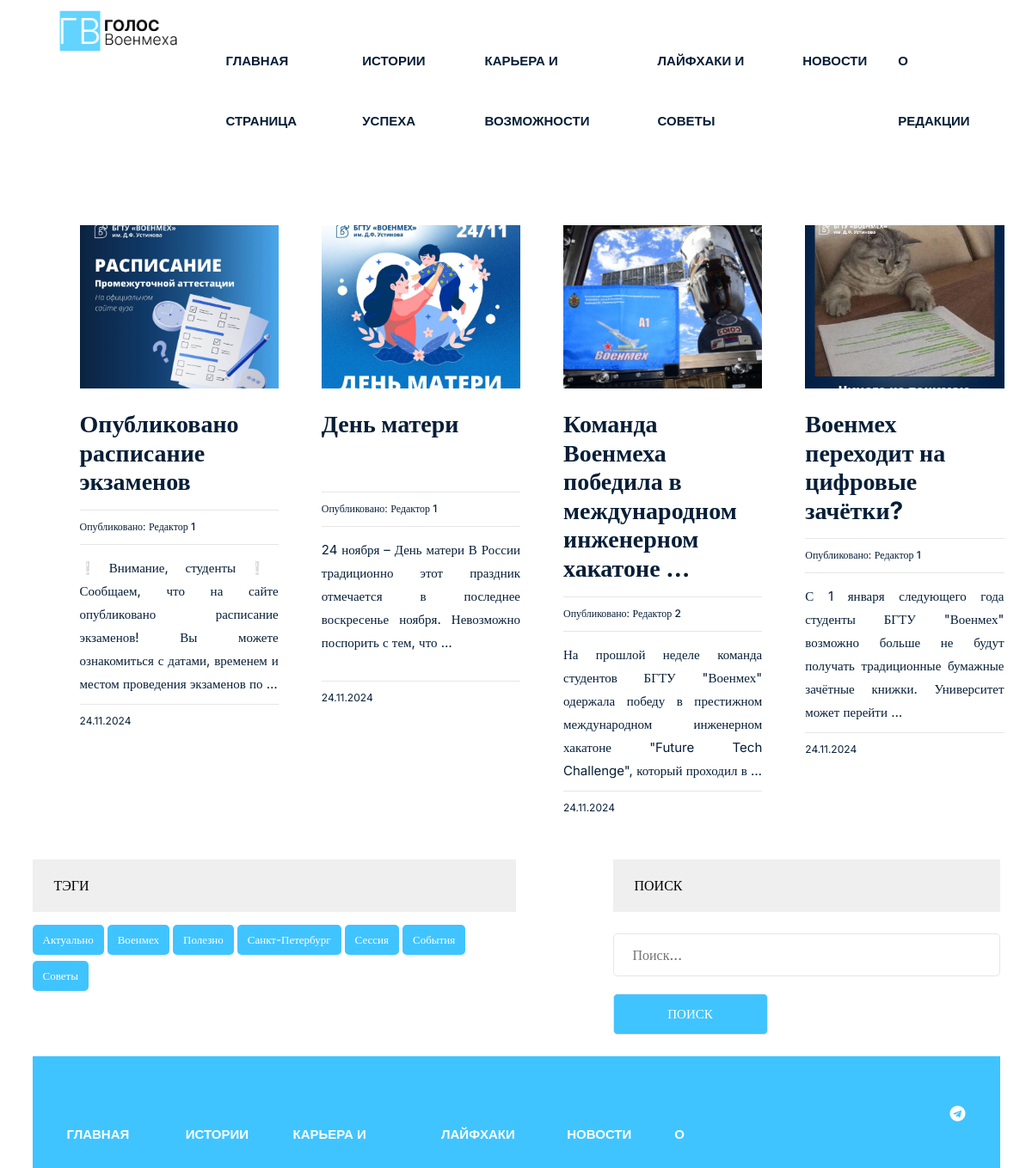
The page /tag/right_now/ on the database its author committed.
### news/models.py (models this page shows, shortened)
class Category(models.Model):
    title = models.CharField(max_length=255)
    slug = models.SlugField(max_length=255, verbose_name='Category_url', unique=True)
    def get_absolute_url(self):
        return reverse('category', kwargs={"slug": self.slug})
    class Meta:
        verbose_name = 'Category(s)'
        verbose_name_plural = 'Categories'
        ordering = ['title']

class Post(models.Model):
    title = models.CharField(max_length=255, verbose_name='Name')
    slug = models.SlugField(max_length=255, unique=True, verbose_name='Link')
    author = models.CharField(max_length=100, verbose_name='Author')
    content = models.TextField(blank=True, verbose_name='Content')
    created_at = models.DateTimeField(auto_now_add=True, verbose_name='Published')
    photo = models.ImageField(upload_to='photos/%Y/%m/%d/', blank=True, verbose_name='Photo')
    views = models.IntegerField(default=0, verbose_name='Number of views')
    category = models.ForeignKey(Category, on_delete=models.PROTECT, related_name='posts', verbose_name='Category')
    tags = models.ManyToManyField(Tag, blank=True, related_name='posts', verbose_name='Tag')
    is_published = models.BooleanField(default=True)
    def get_absolute_url(self):
        return reverse('post', kwargs={"slug": self.slug})
    class Meta:
        verbose_name = 'Article(s)'
        verbose_name_plural = 'Articles'
        ordering = ['-created_at']

class Tag(models.Model):
    title = models.CharField(max_length=50)
    slug = models.SlugField(max_length=50, verbose_name='Slug_url', unique=True)
    def __str__(self):
        return self.title
    def get_absolute_url(self):
        return reverse('tag', kwargs={"slug": self.slug})
    class Meta:
        verbose_name = 'Tag'
        verbose_name_plural = 'Tags'
        ordering = ['title']

### news/views.py (the view)
# urls.py: path('tag/<str:slug>/', PostsByTag.as_view(), name='tag'),
class PostsByTag(ListView):
    template_name = 'news/tag.html'
    context_object_name = 'posts'
    paginate_by = 4
    allow_empty = False
    def get_queryset(self):
        queryset = Post.objects.filter(tags__slug=self.kwargs['slug']).order_by('-created_at')
        if not queryset.exists():
            raise Http404("Не найдено постов с таким тэгом.")
        return queryset
    def get_context_data(self, *, object_list=None, **kwargs):
        context = super().get_context_data(**kwargs)
        context['title'] = 'Записи по тегу: ' + str(Tag.objects.get(slug=self.kwargs['slug']))
        return context

### news/templatetags/menu.py (called while the page is built)
@register.inclusion_tag('news/menu_tpl.html')
def show_menu(menu_class='menu'):
    categories = Category.objects.all()
    return {"categories": categories, "menu_class": menu_class}

### news/templatetags/sidebar.py (called while the page is built)
@register.inclusion_tag('news/tags_tpl.html')
def get_tags():
    tags = Tag.objects.all()
    return {"tags": tags}

### news/templates/news/tag.html (shortened to what this page needs)
{% extends 'base.html' %}
{% load static %}
{% load sidebar %}
{% block content %}
<section class="blog-post-area">
    <div class="container">
        <div class="row">
            <div class="blog-post-area-style">
                {% for post in posts %}
                    <div class="col-md-3">
                        <div class="single-post">
                            <div class="main-img">
                                {% if post.photo %}
                                <img src="{{ post.photo.url }}" alt="{{ post.title }}">
                                {% else %}
                                <img src="{% static 'img/no-image.jpeg'%}" alt="{{ post.title }}" height="201" width="300">
                                {% endif %}
                            </div>
                            <h3><a href="{{ post.get_absolute_url }}">{{ post.title|truncatewords_html:7|safe }}</a></h3>
                            <h4><span>Опубликовано: <span class="author-name">{{ post.author }}</span></span></h4>
                            <a href="{{ post.get_absolute_url }}"><p>{{ post.content|truncatewords_html:20|safe }}</p></a>
                            <h4><span>{{ post.created_at|date:"d.m.Y" }}</span></h4>
                        </div>
                    </div>
                {% endfor %}
            </div>
        </div>
        <section class="main-nav single-blog-area">
            <div class="right-tags">
                {% get_tags %}
            </div>
            <div class="left-search newsletter">
                <h2 class="sidebar-title main-tl">Поиск</h2>
                <form action="{% url 'search' %}" method="get">
                    <input type="text" name="s" id="" placeholder="Поиск...">
                    <input type="submit" value="Поиск">
                </form>
            </div>
        </section>
    </div>
</section>
{% endblock %}

### news/templates/news/menu_tpl.html
<div class="{{ menu_class }} d-flex justify-content-center">
    <ul class="navbar-nav">
        <li class="nav-item">
            <a class="nav-link" href="{% url 'home' %}">Главная страница</a>
        </li>
        {% for item in categories %}
        <li class="nav-item">
            <a class="nav-link" href="{{ item.get_absolute_url }}">{{ item.title }}</a>
        </li>
        {% endfor %}
        <li class="nav-item">
            <a class="nav-link" href="/about">О редакции</a>
        </li>
    </ul>
</div>

### news/templates/news/tags_tpl.html
<div class="tags">
    <h2 class="sidebar-title main-tl">Тэги</h2>
    {% for tag in tags %}
    <p><a href="{{ tag.get_absolute_url }}">{{ tag.title }}</a></p>
    {% endfor %}
</div>

### news_app/static/slider.css (style rules this page uses)
p { position: relative; font-size: 24px; text-align: center; display: block; align-items: center; vertical-align: center; }
.overlay-content p, a { color: #ffffff; }

### rows shown on the page
Category: title "ИСТОРИИ УСПЕХА", title "ИСТОРИИ…"
Category: title "КАРЬЕРА И ВОЗМОЖНОСТИ", title "КАРЬЕРА И…"
Category: title "ЛАЙФХАКИ И СОВЕТЫ", title "ЛАЙФХАКИ…"
Category: title "НОВОСТИ"
Post: photo (picture), title "Опубликовано расписание экзаменов", author "Редактор 1", content "❕Внимание, студенты❕ Сообщаем, что на сайте опубликовано расписание экзаменов! Вы можете ознакомиться с датами, временем и местом проведения экзаменов по …", created_at "24.11.2024"
Post: photo (picture), title "День матери", author "Редактор 1", content "24 ноября – День матери В России традиционно этот праздник отмечается в последнее воскресенье ноября. Невозможно поспорить с тем, что …", created_at "24.11.2024"
Post: photo (picture), title "Команда Военмеха победила в международном инженерном хакатоне …", author "Редактор 2", content "На прошлой неделе команда студентов БГТУ \"Военмех\" одержала победу в престижном международном инженерном хакатоне \"Future Tech Challenge\", который проходил в …", created_at "24.11.2024"
Post: photo (picture), title "Военмех переходит на цифровые зачётки?", author "Редактор 1", content "С 1 января следующего года студенты БГТУ \"Военмех\" возможно больше не будут получать традиционные бумажные зачётные книжки. Университет может перейти …", created_at "24.11.2024"
Tag: title "Актуально"
Tag: title "Военмех"
Tag: title "Полезно"
Tag: title "Санкт-Петербург"
Tag: title "Сессия"
Tag: title "События"
Tag: title "Советы"
